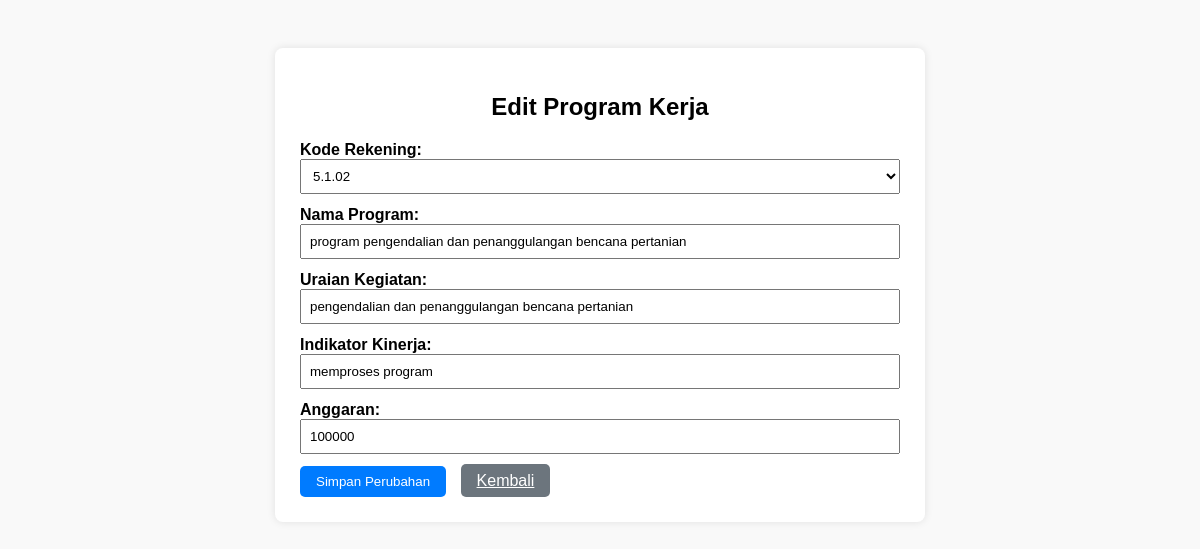
/edit_program_kerja.php?kode_rekening=5.1.02, run on the app's committed database.
### tables this page shows
CREATE TABLE `program_kerja` (
  `kode_rekening` varchar(50) NOT NULL,
  `nama_program` varchar(150) NOT NULL,
  `uraian_kegiatan` varchar(50) NOT NULL,
  `indikator_kinerja` varchar(20) NOT NULL,
  `anggaran` int(100) NOT NULL,
  `status_approve` enum('pending','approved') DEFAULT 'pending'
);

### edit_program_kerja.php (the view, shortened to what this page needs)
<?php
$host = "localhost";
$user = "root";
$pass = "";
$dbname = "dinas_pertanian";
$conn = new mysqli($host, $user, $pass, $dbname);
$daftar_kode_rekening = [
    "5.1",
    "5.1.02",
    "5.1.02.01",
    "5.1.02.01.01",
    "5.1.02.01.01.0012"
];
$kode_rekening = $_GET['kode_rekening'];
$stmt = $conn->prepare("SELECT * FROM program_kerja WHERE kode_rekening = ?");
$stmt->bind_param("s", $kode_rekening);
$stmt->execute();
$result = $stmt->get_result();
$data = $result->fetch_assoc();
?>
<!DOCTYPE html>
<html>
<head>
</head>
<body>
<div class="container">
    <h2>Edit Program Kerja</h2>
    <form method="POST">
        <div class="form-group">
            <label>Kode Rekening:</label>
            <select name="kode_rekening" required>
                <?php foreach ($daftar_kode_rekening as $kode): ?>
                    <option value="<?= $kode ?>" <?= ($kode == $data['kode_rekening']) ? 'selected' : '' ?>><?= $kode ?></option>
                <?php endforeach; ?>
            </select>
        </div>
        <div class="form-group">
            <label>Nama Program:</label>
            <input type="text" name="nama_program" value="<?= htmlspecialchars($data['nama_program']) ?>" required>
        </div>
        <div class="form-group">
            <label>Uraian Kegiatan:</label>
            <input type="text" name="uraian_kegiatan" value="<?= htmlspecialchars($data['uraian_kegiatan']) ?>" required>
        </div>
        <div class="form-group">
            <label>Indikator Kinerja:</label>
            <input type="text" name="indikator_kinerja" value="<?= htmlspecialchars($data['indikator_kinerja']) ?>" required>
        </div>
        <div class="form-group">
            <label>Anggaran:</label>
            <input type="number" name="anggaran" value="<?= $data['anggaran'] ?>" required>
        </div>
        <button type="submit" name="update_program" class="btn">Simpan Perubahan</button>
        <a href="program_kerja.php" class="btn btn-secondary">Kembali</a>
    </form>
</div>
</body>
</html>

### edit_program_kerja.php (style rules this page uses)
body { font-family: Arial; padding: 40px; background-color: #f9f9f9; }
.container { max-width: 600px; margin: auto; background: white; padding: 25px; border-radius: 8px; box-shadow: 0 0 8px rgba(0,0,0,0.1); }
h2 { text-align: center; }
.form-group { margin-bottom: 12px; }
label { font-weight: bold; }
input[type=text], input[type=number], select { width: 100%; padding: 8px; box-sizing: border-box; }
.btn { padding: 8px 16px; border: none; background-color: #007bff; color: white; border-radius: 5px; cursor: pointer; }
.btn-secondary { background-color: #6c757d; margin-left: 10px; }

### data on the page
program_kerja: kode_rekening "5.1.02", nama_program "program pengendalian dan penanggulangan bencana pertanian", uraian_kegiatan "pengendalian dan penanggulangan bencana pertanian", indikator_kinerja "memproses program", anggaran "100000"
